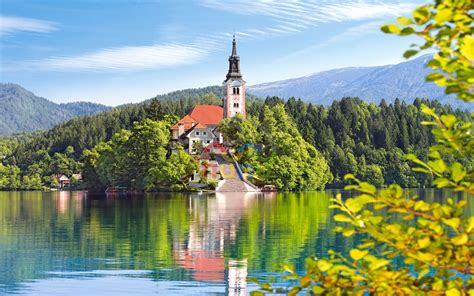
#> input picture OpenCV/image.jpg, 474 x 296 px
$ jupyter execute Trackbar.ipynb
#> lines starting #> are read from the running program, lines starting #| are printed output that depends on the picture; after the words box and inside, x2 and y2 are one past the last pixel; in counts of white or black regions, pixels touching at a corner belong together
# Trackbar

[cell 1]
import numpy as np
import cv2

[cell 2]
#create empty image using numpy as well as create track bar for that image
img=np.zeros([500,500,1],dtype=np.uint8)
cv2.imshow("Image",img)
#if we track trackbar,this fuction will run and give trackbar value by x
def callback(x):
    print(x)
#creating trackbar
cv2.createTrackbar('B','Image',0,200,callback)
#> slider 'B' is set to 66
#'B'-trackbarname
#'Image'-image window name
#0-trackbar starting value
#200-track bar end value
#callback-calling the function if trackbar is move.
cv2.waitKey()
cv2.destroyAllWindows()

[cell 3]
#create 3 trackbar with the name of B,G,R and change the image color by BGR value and make if we click Esc button ,image need be close
#creating empty image using numpy
empty_image=np.zeros([600,600,3],dtype=np.uint8)
def event(x):
    #print(x)
    #get trackbar value by event() function
    b=cv2.getTrackbarPos('B','IMAGE')
    g=cv2.getTrackbarPos('G','IMAGE')
    r=cv2.getTrackbarPos('R','IMAGE')
    #'B'-trackbarname
    #'IMAGE'-image window name
    #assign bgr color coordinates to image
    empty_image[:]=[b,g,r]
    cv2.imshow("IMAGE",empty_image)
    print(b,g,r)
cv2.imshow("IMAGE",empty_image)
#creating 3 trackabrs with the name of B,G,R(color coordinats)
cv2.createTrackbar('B','IMAGE',0,100,event)
#> slider 'B' is set to 33
cv2.createTrackbar('G','IMAGE',0,100,event)
#> slider 'G' is set to 33
cv2.createTrackbar('R','IMAGE',0,100,event)
#> slider 'R' is set to 33
#IF WE Click 'q' button,opened image will be closed
if cv2.waitKey()==ord('q'):
#> (key q is pressed here)
    cv2.destroyAllWindows()

[cell 4]
#set on and off switch for above codeing.if switch is on,allow color change on image.if swith is off,image color should not be change.
empty_image=np.zeros([600,600,3],dtype=np.uint8)
def event(x):
    #print(x)
    #get trackbar value by event() function
    b=cv2.getTrackbarPos('B','IMAGE')
    g=cv2.getTrackbarPos('G','IMAGE')
    r=cv2.getTrackbarPos('R','IMAGE')
    switch=cv2.getTrackbarPos('ON:1/OFF:0','IMAGE')
    #'B'-trackbarname
    #'IMAGE'-image window name
    #assign bgr color coordinates to image
    if switch==0:
        empty_image[:]=[0,0,0]
    else:
        empty_image[:]=[b,g,r]
        cv2.imshow("IMAGE",empty_image)
        print(b,g,r)
cv2.imshow("IMAGE",empty_image)
#creating 3 trackabrs with the name of B,G,R(color coordinats)
cv2.createTrackbar('B','IMAGE',0,100,event)
#> slider 'B' is set to 33
cv2.createTrackbar('G','IMAGE',0,100,event)
#> slider 'G' is set to 33
cv2.createTrackbar('R','IMAGE',0,100,event)
#> slider 'R' is set to 33
#creating on/off trackbar
cv2.createTrackbar('ON:1/OFF:0','IMAGE',0,1,event)
#> slider 'ON:1/OFF:0' is set to 1
#IF WE Click esc button,opened image will be closed
if cv2.waitKey()==ord('q'):
#> (key q is pressed here)
    cv2.destroyAllWindows()

[cell 5]
#display the trackbar number value on image and crate one more track bar with color and grey option.if we selct color,image display as color.if we select grey image shoukd display as gray
#reading imgae from system
#call back the trackbar
def event(x):
    print(x)
#seetibg name for image window
cv2.namedWindow('Image')
#creating two track bar(one for number tracking and one more color tracking)
cv2.createTrackbar("Number",'Image',0,200,event)
#> slider 'Number' is set to 66
switch='color/gray'
cv2.createTrackbar(switch,'Image',0,1,event)
#> slider 'color/gray' is set to 1
#while(1)  means it continue looping infinity time untill loop inside terminated
while(1):
    #reading image from system
    img=cv2.imread("image.jpg")
#> img is the input picture: shape (296, 474, 3); mean B, G, R 126.1, 151.8, 135.7
    #getting number tracking position by event()
    pos=cv2.getTrackbarPos("Number",'Image')
    font=cv2.FONT_HERSHEY_COMPLEX
    cv2.putText(img,str(pos),(100,100),font,2,(0,0,0),3)
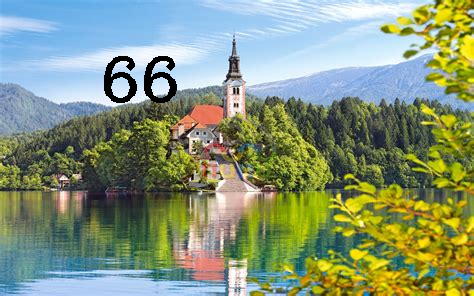
#> img: shape (296, 474, 3); 1.08% of pixels changed, all inside (x1, y1, x2, y2) = (104, 56, 177, 103)
    #getting color tracked value by event()
    colo=cv2.getTrackbarPos(switch,'Image')
    #if color trackbar value is 0,it will going to give same image
    if colo==0:
        pass#for empty value we use pass keyword
    else:
        img=cv2.cvtColor(img,cv2.COLOR_BGR2GRAY)
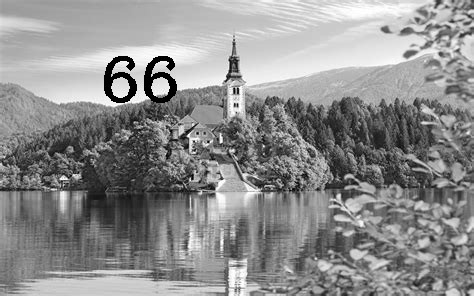
#> img: shape (296, 474); min 0, max 255, mean 141.7
    cv2.imshow("Image",img)
    #image window going to close if we press 'q' character
    if cv2.waitKey(1)==ord('q'):
#> (key q is pressed here)
        break
cv2.destroyAllWindows()

$ run again, with OpenCV/ronaldo_head.JPG copied over OpenCV/image.jpg
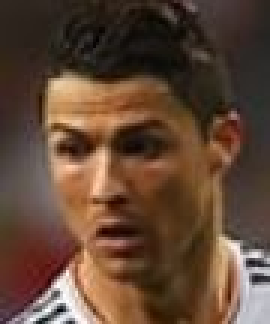
#> input picture OpenCV/ronaldo_head.JPG, 90 x 108 px (shown 3 times larger)
#> img is the input picture: shape (108, 90, 3); mean B, G, R 53.3, 70.4, 96.4
#> `img=cv2.cvtColor(img,cv2.COLOR_BGR2GRAY)`:
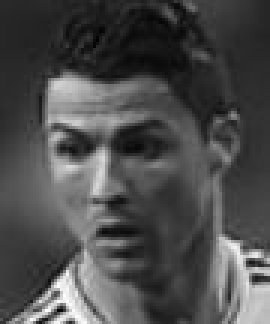
#> img: shape (108, 90) (shown 3 times larger); min 1, max 255, mean 76.2

$ run again, with OpenCV/apple.jfif saved as OpenCV/image.jpg
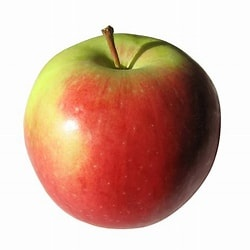
#> input picture OpenCV/apple.jfif, 250 x 250 px
#> img is the input picture: shape (250, 250, 3); mean B, G, R 159, 174.9, 211.2
#> `cv2.putText(img,str(pos),(100,100),font,2,(0,0,0),3)`:
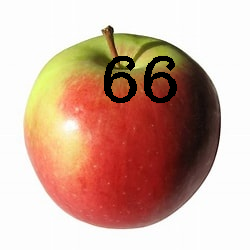
#> img: shape (250, 250, 3); 2.43% of pixels changed, all inside (x1, y1, x2, y2) = (104, 56, 177, 103)
#> `img=cv2.cvtColor(img,cv2.COLOR_BGR2GRAY)`:
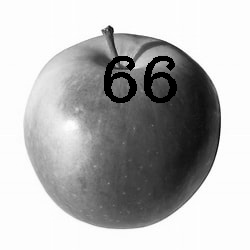
#> img: shape (250, 250); min 0, max 255, mean 181.2
